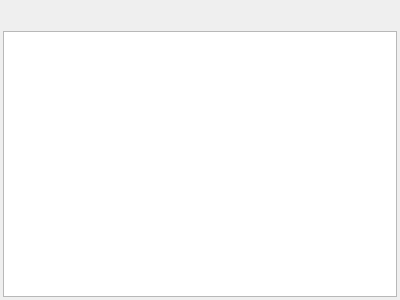
<?xml version="1.0" encoding="UTF-8"?>
<ui version="4.0">
 <class>EventStatisticsWidget</class>
 <widget class="QWidget" name="EventStatisticsWidget">
  <property name="geometry">
   <rect>
    <x>0</x>
    <y>0</y>
    <width>400</width>
    <height>300</height>
   </rect>
  </property>
  <property name="windowTitle">
   <string>Form</string>
  </property>
  <layout class="QVBoxLayout" name="verticalLayout">
   <property name="spacing">
    <number>3</number>
   </property>
   <property name="leftMargin">
    <number>3</number>
   </property>
   <property name="topMargin">
    <number>3</number>
   </property>
   <property name="rightMargin">
    <number>3</number>
   </property>
   <property name="bottomMargin">
    <number>3</number>
   </property>
   <item>
    <widget class="QFrame" name="frame">
     <property name="frameShape">
      <enum>QFrame::NoFrame</enum>
     </property>
     <property name="frameShadow">
      <enum>QFrame::Raised</enum>
     </property>
     <layout class="QHBoxLayout" name="horizontalLayout">
      <property name="spacing">
       <number>3</number>
      </property>
      <property name="leftMargin">
       <number>5</number>
      </property>
      <property name="topMargin">
       <number>1</number>
      </property>
      <property name="rightMargin">
       <number>5</number>
      </property>
      <property name="bottomMargin">
       <number>1</number>
      </property>
      <item>
       <spacer name="horizontalSpacer">
        <property name="orientation">
         <enum>Qt::Horizontal</enum>
        </property>
        <property name="sizeHint" stdset="0">
         <size>
          <width>345</width>
          <height>20</height>
         </size>
        </property>
       </spacer>
      </item>
      <item>
       <widget class="QToolButton" name="btReload">
        <property name="toolTip">
         <string>Reload table</string>
        </property>
        <property name="icon">
         <iconset resource="../../../../../../libqf/libqfqmlwidgets/images/flat/flat.qrc">
          <normaloff>:/qf/qmlwidgets/images/flat/reload.svg</normaloff>:/qf/qmlwidgets/images/flat/reload.svg</iconset>
        </property>
        <property name="autoRaise">
         <bool>true</bool>
        </property>
       </widget>
      </item>
     </layout>
    </widget>
   </item>
   <item>
    <widget class="qf::qmlwidgets::TableView" name="tableView"/>
   </item>
  </layout>
 </widget>
 <customwidgets>
  <customwidget>
   <class>qf::qmlwidgets::TableView</class>
   <extends>QTableView</extends>
   <header location="global">qf/qmlwidgets/tableview.h</header>
  </customwidget>
 </customwidgets>
 <resources>
  <include location="../../../../../../libqf/libqfqmlwidgets/images/flat/flat.qrc"/>
 </resources>
 <connections/>
</ui>
